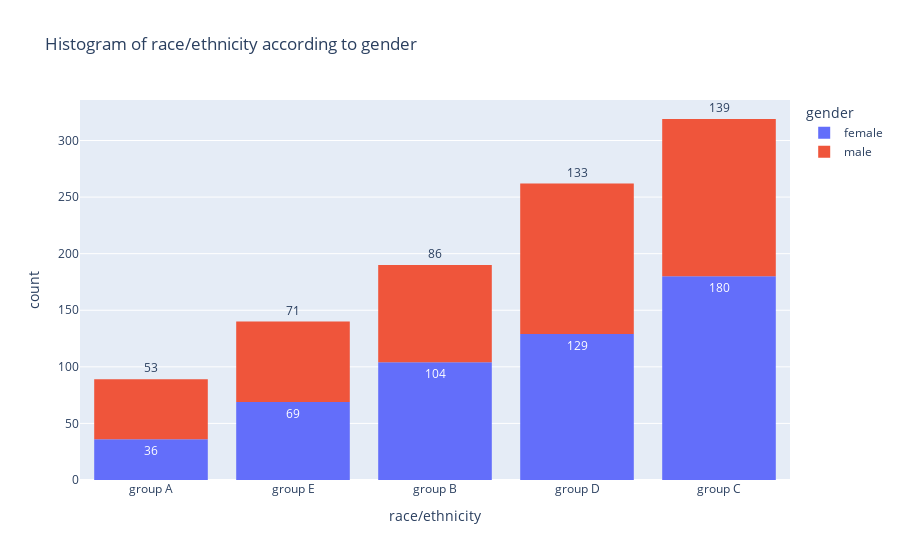

The notebook cell saved with this chart:
### Code cell
# checking race/ethnicity with gender
fig = px.histogram(data,
                   x="race/ethnicity",
                   title='Histogram of race/ethnicity according to gender',
                   color='gender',          
                   text_auto=True)
fig.update_traces(textposition='outside')
fig.update_xaxes(categoryorder='total ascending')

### Figure 1 — Plotly figure (JSON) as saved in the notebook; plotly's stock layout.template omitted (floating-point values rounded to 4 significant figures; data arrays with more than 128 entries replaced by an {"elided": "..."} marker saying what was removed)
{"data": [{"alignmentgroup": "True", "bingroup": "x", "hovertemplate": "gender=female<br>race/ethnicity=%{x}<br>count=%{y}<extra></extra>", "legendgroup": "female", "marker": {"color": "#636efa", "pattern": {"shape": ""}}, "name": "female", "offsetgroup": "female", "orientation": "v", "showlegend": true, "textposition": "outside", "texttemplate": "%{value}", "type": "histogram", "x": {"elided": "518 str values"}, "xaxis": "x", "yaxis": "y"}, {"alignmentgroup": "True", "bingroup": "x", "hovertemplate": "gender=male<br>race/ethnicity=%{x}<br>count=%{y}<extra></extra>", "legendgroup": "male", "marker": {"color": "#EF553B", "pattern": {"shape": ""}}, "name": "male", "offsetgroup": "male", "orientation": "v", "showlegend": true, "textposition": "outside", "texttemplate": "%{value}", "type": "histogram", "x": {"elided": "482 str values"}, "xaxis": "x", "yaxis": "y"}], "layout": {"barmode": "relative", "legend": {"title": {"text": "gender"}, "tracegroupgap": 0}, "title": {"text": "Histogram of race/ethnicity according to gender"}, "xaxis": {"anchor": "y", "categoryorder": "total ascending", "domain": [0, 1], "title": {"text": "race/ethnicity"}}, "yaxis": {"anchor": "x", "domain": [0, 1], "title": {"text": "count"}}}}
